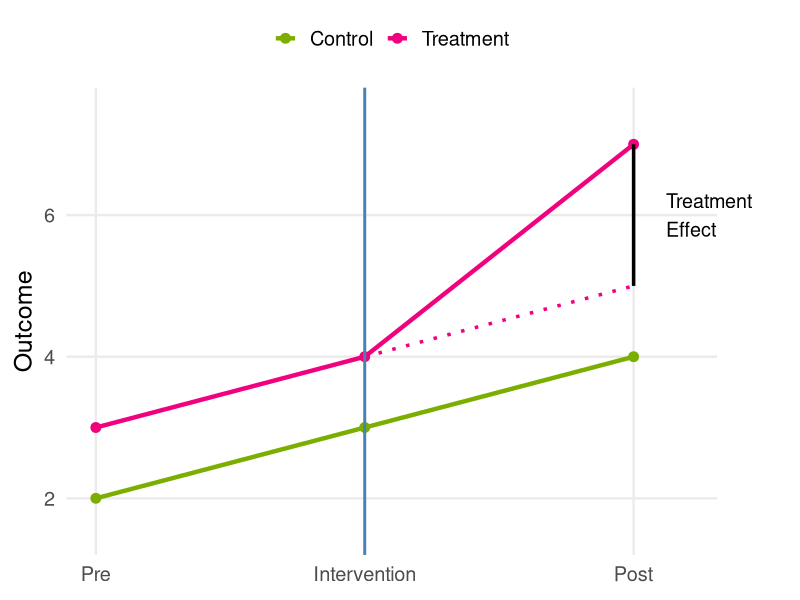

Reproduce this figure in R.
## ---- chunk 1
#| echo: false

library(ggplot2)

# Control trend
control <- data.frame(
  time = c(0, 1, 2),
  outcome = c(2, 3, 4),
  group = "Control"
)

# Observed treatment trend
treated <- data.frame(
  time = c(0, 1, 2),
  outcome = c(3, 4, 7),
  group = "Treatment"
)

main_data <- rbind(control, treated)

# Counterfactual treatment trend
counterfactual <- data.frame(
  time = c(1, 2),
  outcome = c(4, 5)
)

ggplot() +

  geom_line(
    data = main_data,
    aes(time, outcome, colour = group),
    linewidth = 1.5
  ) +

  geom_point(
    data = main_data,
    aes(time, outcome, colour = group),
    size = 3
  ) +

  # Counterfactual (same treatment colour, but excluded from legend)
  geom_line(
    data = counterfactual,
    aes(time, outcome),
    colour = "#F0027F",
    linewidth = 1.2,
    linetype = "dotted"
  ) +

  geom_vline(
    xintercept = 1,
    colour = "steelblue",
    linewidth = 1
  ) +

  geom_segment(
    aes(x = 2, xend = 2,
        y = 5, yend = 7),
    linewidth = 1.2,
    colour = "black"
  ) +

  annotate(
    "text",
    x = 2.12,
    y = 6,
    label = "Treatment\nEffect",
    hjust = 0,
    size = 5
  ) +

  scale_colour_manual(
    values = c(
      "Control" = "#7CAE00",
      "Treatment" = "#F0027F"
    ),
    name = NULL
  ) +

  scale_x_continuous(
    breaks = c(0, 1, 2),
    labels = c("Pre", "Intervention", "Post")
  ) +

  labs(
    x = NULL,
    y = "Outcome"
  ) +

  theme_minimal(base_size = 18) +
  coord_cartesian(
    xlim = c(0, 2.2),
    ylim = c(1.5, 7.5),
    clip = "off"
    ) +
    theme(
    plot.margin = margin(10, 60, 10, 10),
    legend.position = "top",
    panel.grid.minor = element_blank()
    )
